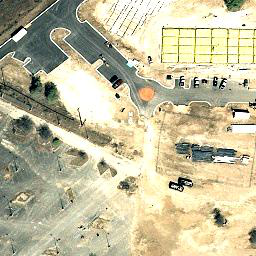
#> input picture sample/LEVIR_t1_1.png, 256 x 256 px, found by its file name; its folder holds 4 pictures in this run
$ jupyter execute --allow-errors SARAS_Net.ipynb   (shell and % lines are left out)   (text cells are left out)
#> lines starting #> are read from the running program, lines starting #| are printed output that depends on the picture; pictures that were not available may be replaced by others from this repository, and a replacement may not be noted
#> further down, img_t1 is the input picture: shape (256, 256, 3); mean B, G, R 158.1, 189.5, 194.5
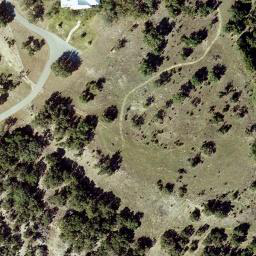
#> input picture sample/LEVIR_t1_2.png, 256 x 256 px, given in place of gt_1.jpg, which was not available
#> further down, gt is the input picture: shape (256, 256, 3); mean B, G, R 88.6, 111.3, 115.5
#> `img_t1 = cv2.resize(img_t1, (512, 512))`:
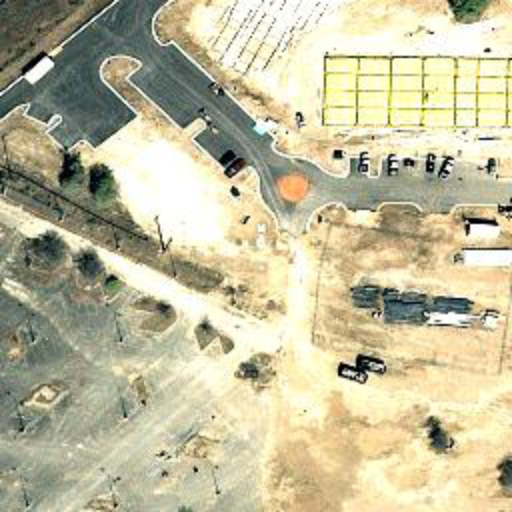
#> img_t1: shape (512, 512, 3); mean B, G, R 158, 189.4, 194.4
#> `gt = cv2.resize(gt, (512, 512))`:
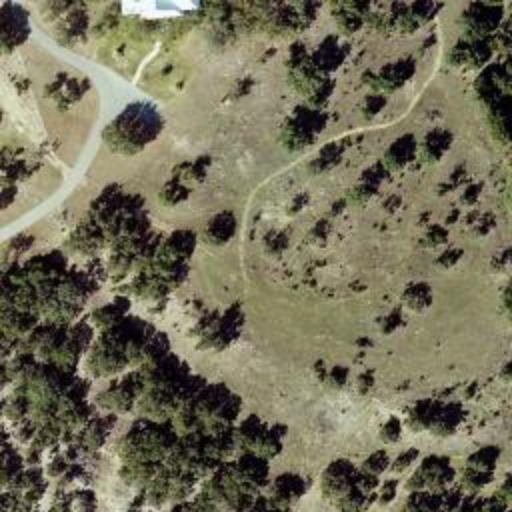
#> gt: shape (512, 512, 3); mean B, G, R 88.5, 111.3, 115.5
[cell 1]
from google.colab import drive
drive.mount('/content/drive')

[cell 2]
!cd drive/MyDrive/

[cell 3]
%cd /content/drive/MyDrive/SARAS-Net

[cell 4]
%cd /content/drive/MyDrive/30/SARAS-Net

[cell 5]
import matplotlib.pyplot as plt
import cv2

fig, ax = plt.subplots(4, 5, figsize=(15, 15))

#> (the rest of this cell did not finish here and is left out)
